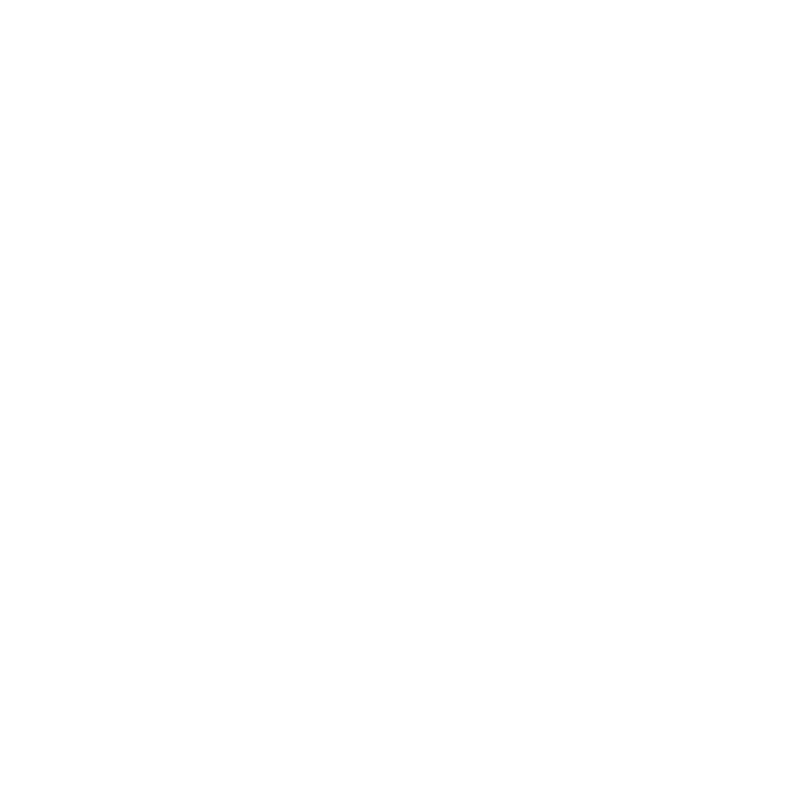
Frame 1 (no input)
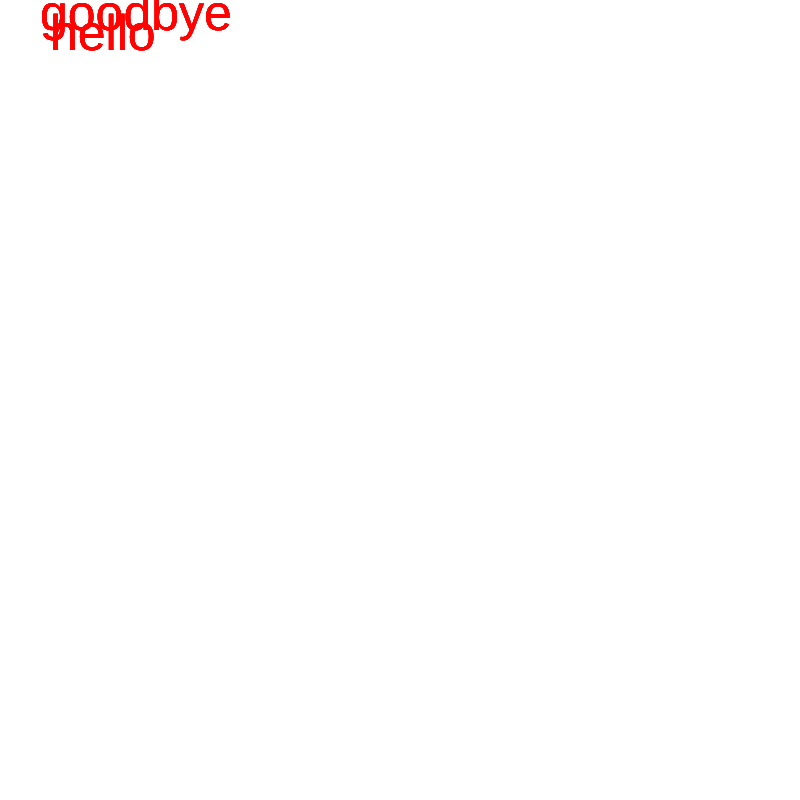
Frame 60 (no input)
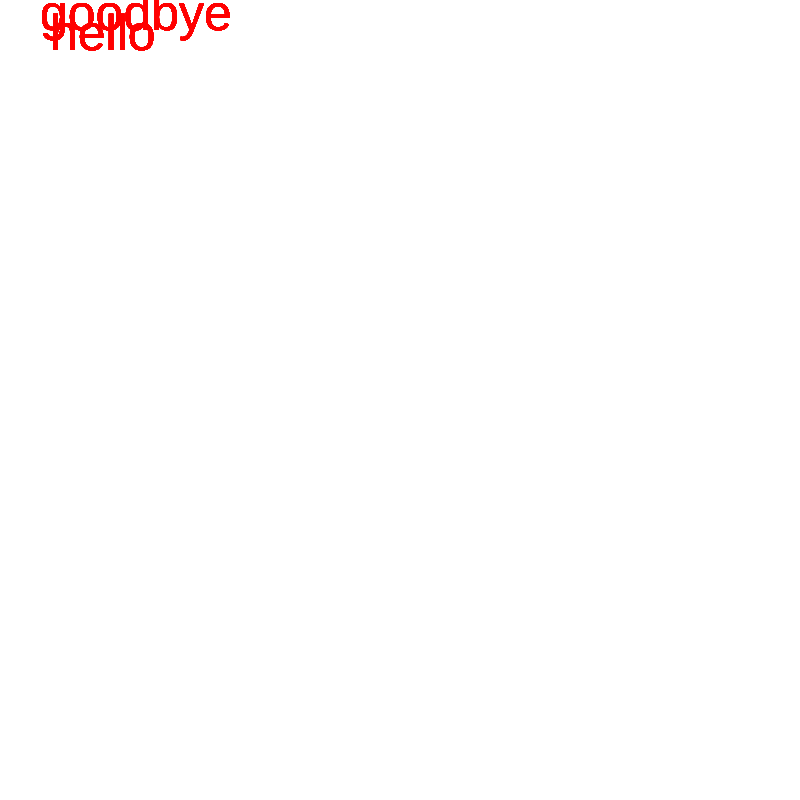
Frame 120 (the mouse pressed at the canvas centre since frame 60)

The p5.js sketch that drew these frames (run headless with seeded random() and noise() and a simulated clock; from frame 60 on, the mouse is pressed at the canvas centre):

// p5.js sketch
// ── sketch.js
//I want to build off of the idea of a hearing loss or deafness simulator by adding an element of humor. I have been keeping several lists in my sketchbooks, on notes on my phone, and on post it notes of all the misheard words and phrases that have struck me as humorous. I was also thinking about finding a way to tie this back to an idea I had in my bookmaking class about thaumatropes. I had wanted to make visuals that melded together to visually talk about the way speech gets garbled and how my brain struggles to come up with possible matches, even when those words do not fit with the conversation. I want to play with the screen reader in conjunction with this, and will start experimenting with images and words. I will start by collecting the lists and selecting the most interesting or funny words pairings.



function draw() {
  background(255);
  // changes
}

var fade;
var fadeAmount = 1

function setup() {
  createCanvas(800, 800);
  textSize(50)
  fade = 0
}

function draw() {
  fill(255, 0, 0, fade)
  text("hello", 50,50)
  if (fade<0) fadeAmount=1; 
 
  if (fade>255) fadeAmount=-10; 
 
  fade += fadeAmount; 
  print(fade)
  text("goodbye", 40,30)
}
